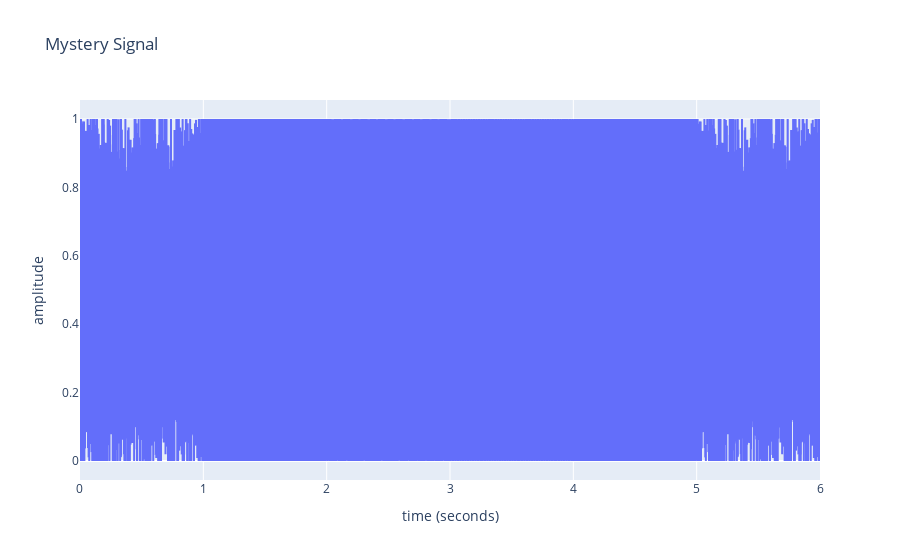

Notebook source saved alongside this figure:
### Code cell
# Plot .wav file
import plotly.express as px
import plotly.io as pio
pio.renderers.default = 'jupyterlab'

fig = px.line(data_frame=signal_df, x="time (seconds)", y="amplitude",
              title="Mystery Signal")
fig.show()

### Figure 1 — Plotly figure (JSON) as saved in the notebook; plotly's stock layout.template omitted (floating-point values rounded to 4 significant figures; data arrays with more than 128 entries replaced by an {"elided": "..."} marker saying what was removed)
{"data": [{"hovertemplate": "time (seconds)=%{x}<br>amplitude=%{y}<extra></extra>", "legendgroup": "", "line": {"color": "#636efa", "dash": "solid"}, "marker": {"symbol": "circle"}, "mode": "lines", "name": "", "showlegend": false, "type": "scattergl", "x": {"elided": "59999 float values"}, "xaxis": "x", "y": {"elided": "59999 float values"}, "yaxis": "y"}], "layout": {"autosize": true, "legend": {"tracegroupgap": 0}, "title": {"text": "Mystery Signal"}, "xaxis": {"anchor": "y", "autorange": true, "domain": [0, 1], "range": [0.0001, 6.0], "title": {"text": "time (seconds)"}, "type": "linear"}, "yaxis": {"anchor": "x", "autorange": true, "domain": [0, 1], "range": [-0.05556, 1.056], "title": {"text": "amplitude"}, "type": "linear"}}}
